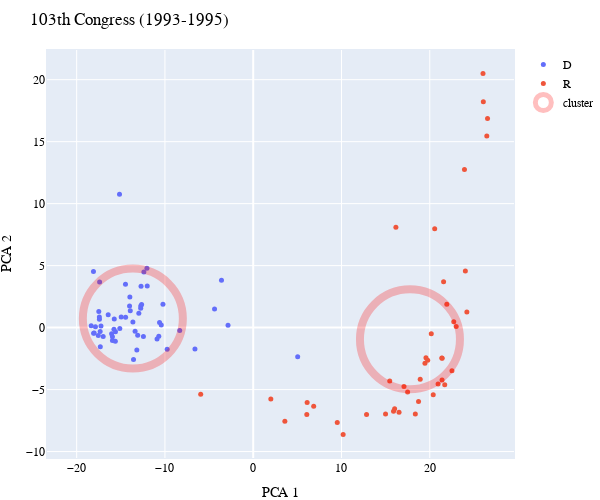

Notebook cell for this chart:
### Code cell
plot_PCA(1993)

### Figure 1 — Plotly figure (JSON) as saved in the notebook; plotly's stock layout.template omitted (floating-point values rounded to 4 significant figures)
{"data": [{"hovertemplate": "<b>%{text}</b><br><br>", "marker": {"size": 5}, "mode": "markers", "name": "D", "text": ["Daniel Akaka", "Joseph Lieberman", "Carl Levin", "Patrick Leahy", "Frank Lautenberg", "Herb Kohl", "John Kerry", "Harlan Mathews", "J. Kerrey", "J. Johnston", "Paul Wellstone", "Ernest Hollings", "Howell Heflin", "Tom Harkin", "Bob Graham", "Edward Kennedy", "John Glenn", "Howard Metzenbaum", "George Mitchell", "Paul Simon", "Richard Shelby", "Jim Sasser", "Paul Sarbanes", "John Rockefeller", "Charles Robb", "Barbara Mikulski", "Donald Riegle", "David Pryor", "Claiborne Pell", "Sam Nunn", "Patty Murray", "Daniel Moynihan", "Carol Moseley-Braun", "Harry Reid", "Wendell Ford", "Daniel Inouye", "Russell Feingold", "Max Baucus", "Joseph Biden", "Jeff Bingaman", "David Boren", "Barbara Boxer", "Bill Bradley", "John Breaux", "Richard Bryan", "Dale Bumpers", "Robert Byrd", "Ben Campbell", "Dianne Feinstein", "Kent Conrad", "Thomas Daschle", "Dennis DeConcini", "Harris Wofford", "Christopher Dodd", "Byron Dorgan", "J. Exon"], "type": "scatter", "x": [-17.32, -10.89, -17.55, -17.43, -14.01, -12.39, -14.46, -13.63, -13.56, -9.749, -18.1, -10.22, -4.38, -17.42, -13.38, -3.593, -15.6, -17.4, -18.08, -18.36, 5.038, -12.64, -18.02, -15.95, -13.18, -15.95, -16.43, -13.97, -17.87, -6.6, -17.0, -17.34, -17.25, -13.93, -13.09, -2.853, -15.15, -12.74, -15.78, -12.44, -10.7, -17.49, -14.47, -10.61, -12.96, -14.96, -12.01, -10.41, -15.11, -12.04, -16.04, -12.75, -15.74, -15.62, -12.71, -8.326], "y": [-1.55, -0.9222, -0.6319, 0.8545, 1.739, 4.492, 0.8311, 0.459, -2.571, -1.753, 4.522, 1.892, 1.498, 0.6727, -0.2868, 3.827, -0.3261, 3.677, -0.4524, 0.1416, -2.347, 1.866, -0.4361, -1.041, -1.815, -0.7457, 1.04, 2.477, 0.06311, -1.729, -0.7117, -0.3168, 0.1372, 1.364, -0.6228, 0.1788, 10.76, 1.741, -0.1281, -0.7242, -0.6974, 1.307, 3.487, 0.4107, 1.163, 0.8515, 3.348, 0.2092, -0.07139, 4.796, -0.5055, 1.555, 0.7007, -1.097, 3.341, -0.2309]}, {"hovertemplate": "<b>%{text}</b><br><br>", "marker": {"size": 5}, "mode": "markers", "name": "R", "text": ["Dirk Kempthorne", "Larry Pressler", "Dave Durenberger", "Judd Gregg", "Chuck Grassley", "Phil Gramm", "Christopher Bond", "William Roth", "Slade Gorton", "Robert Bennett", "Lauch Faircloth", "Alan Simpson", "Bob Smith", "Arlen Specter", "Ted Stevens", "Strom Thurmond", "Malcolm Wallop", "John Warner", "Hank Brown", "Bob Packwood", "Don Nickles", "Nancy Kassebaum", "James Jeffords", "John Danforth", "Alfonse D'Amato", "Larry Craig", "Paul Coverdell", "Bob Dole", "William Cohen", "Trent Lott", "Richard Lugar", "Connie Mack", "Thad Cochran", "John McCain", "Pete Domenici", "Dan Coats", "John Chafee", "Jesse Helms", "Conrad Burns", "Frank Murkowski", "Mark Hatfield", "Orrin Hatch", "Mitch McConnell"], "type": "scatter", "x": [19.46, 21.93, 6.073, 20.56, 20.17, 22.72, 16.52, 16.16, 16.02, 20.39, 26.46, 18.73, 26.54, 6.852, 14.99, 20.94, 26.07, 15.47, 23.93, 10.19, 24.03, 6.11, -5.949, 12.84, 17.08, 24.2, 21.37, 22.51, 9.521, 22.99, 17.49, 21.4, 18.37, 21.57, 15.9, 19.57, 3.585, 26.03, 18.92, 19.77, 1.995, 21.7, 21.39], "y": [-2.879, 1.88, -7.015, 7.964, -0.5017, 0.4622, -6.823, 8.09, -6.542, -5.424, 15.46, -5.964, 16.87, -6.342, -6.961, -4.546, 18.22, -4.306, 12.76, -8.623, 4.569, -6.039, -5.381, -7.021, -4.751, 1.255, -2.462, -3.488, -7.649, 0.08268, -5.2, -2.476, -6.978, 3.7, -6.741, -2.431, -7.557, 20.5, -4.162, -2.628, -5.758, -4.617, -4.227]}, {"hoverinfo": "none", "marker": {"color": "rgba(0, 0, 0, 0)", "line": {"color": "red", "width": 8}, "size": 100}, "mode": "markers", "name": "cluster", "opacity": 0.25, "type": "scatter", "x": [-13.64, 17.76], "y": [0.726, -0.9454]}], "layout": {"font": {"color": "#000000", "family": "Courier New, monospace", "size": 12}, "height": 500, "margin": {"b": 10, "l": 15, "pad": 1, "r": 1, "t": 50}, "title": {"text": "103th Congress (1993-1995)"}, "width": 600, "xaxis": {"title": {"text": "PCA 1"}}, "yaxis": {"title": {"text": "PCA 2"}}}}
